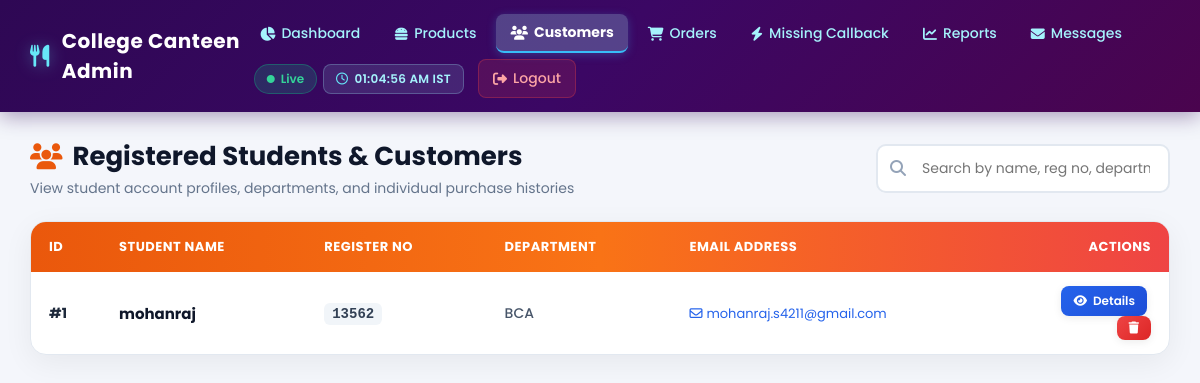
The page /admin/customers.php (signed in) on the database its author committed.
### tables this page shows
CREATE TABLE `users` (
  `id` int(11) NOT NULL AUTO_INCREMENT,
  `name` varchar(150) NOT NULL,
  `regno` varchar(100) NOT NULL,
  `department` varchar(100) NOT NULL,
  `email` varchar(150) NOT NULL,
  `password` varchar(255) NOT NULL,
  `created_at` timestamp NOT NULL DEFAULT current_timestamp(),
  PRIMARY KEY (`id`),
  UNIQUE KEY `regno` (`regno`),
  UNIQUE KEY `email` (`email`)
);

### admin/customers.php (the view, shortened to what this page needs)
<?php
include("../php/db.php");
$search = "";
if (isset($_GET['search']) && trim($_GET['search']) != "") {
    $search = mysqli_real_escape_string($conn, trim($_GET['search']));
    $query = mysqli_query($conn, "
        SELECT * FROM users
        WHERE name LIKE '%$search%'
           OR regno LIKE '%$search%'
           OR department LIKE '%$search%'
           OR email LIKE '%$search%'
        ORDER BY id DESC
    ");
} else {
    $query = mysqli_query($conn, "SELECT * FROM users ORDER BY id DESC");
}
?>
<!DOCTYPE html>
<html lang="en">
<head>
    <link rel="stylesheet" href="https://cdnjs.cloudflare.com/ajax/libs/font-awesome/6.7.1/css/all.min.css">
    <link rel="stylesheet" href="css/admin_material.css">
</head>
<body>
<?php include("header_nav.php"); ?>
<main class="admin-container">
    <div class="admin-header-row">
        <div>
            <h1 class="admin-page-title">
                <i class="fa-solid fa-users"></i> Registered Students & Customers
            </h1>
            <p class="admin-subtitle">View student account profiles, departments, and individual purchase histories</p>
        </div>
        <form method="GET" class="search-container">
            <i class="fa-solid fa-magnifying-glass" style="color:#94a3b8;"></i>
            <input
                type="text"
                name="search"
                placeholder="Search by name, reg no, department..."
                value="<?php echo htmlspecialchars($search); ?>"
            >
        </form>
    </div>
    <div class="table-card">
        <div class="table-responsive">
            <table class="material-table">
                <thead>
                    <tr>
                        <th style="width:70px;">ID</th>
                        <th>Student Name</th>
                        <th>Register No</th>
                        <th>Department</th>
                        <th>Email Address</th>
                        <th style="text-align:right; width:160px;">Actions</th>
                    </tr>
                </thead>
                <tbody>
                    <?php if (mysqli_num_rows($query) > 0): ?>
                        <?php while ($row = mysqli_fetch_assoc($query)): ?>
                        <tr>
                            <td><strong>#<?php echo $row['id']; ?></strong></td>
                            <td>
                                <div style="font-weight:700; color:#0f172a; font-size:15px;"><?php echo htmlspecialchars($row['name']); ?></div>
                            </td>
                            <td>
                                <span style="font-family:monospace; font-weight:600; background:#f1f5f9; padding:3px 8px; border-radius:6px; color:#334155;">
                                    <?php echo htmlspecialchars($row['regno'] ?: 'N/A'); ?>
                                </span>
                            </td>
                            <td>
                                <span style="color:#475569; font-weight:500;">
                                    <?php echo htmlspecialchars($row['department'] ?: 'General'); ?>
                                </span>
                            </td>
                            <td>
                                <span style="color:#2563eb; font-size:13px;">
                                    <i class="fa-regular fa-envelope" style="margin-right:4px;"></i><?php echo htmlspecialchars($row['email']); ?>
                                </span>
                            </td>
                            <td style="text-align:right;">
                                <a href="customer_details.php?id=<?php echo $row['id']; ?>" class="btn-material btn-primary" style="padding:6px 12px; font-size:12px; margin-right:4px;">
                                    <i class="fa-solid fa-eye"></i> Details
                                </a>
                                <a href="customers.php?delete=<?php echo $row['id']; ?>" class="btn-material btn-danger" style="padding:6px 12px; font-size:12px;" onclick="return confirm('Delete this customer and all associated orders?');">
                                    <i class="fa-solid fa-trash"></i>
                                </a>
                            </td>
                        </tr>
                        <?php endwhile; ?>
                    <?php endif; ?>
                </tbody>
            </table>
        </div>
    </div>
</main>
</body>
</html>

### admin/css/admin_material.css (style rules this page uses)
:root { --top-nav-bg: linear-gradient(135deg, #2e0854 0%, #3b0764 50%, #4a044e 100%); --top-nav-color: #a5f3fc; --top-nav-hover: #ffffff; --top-nav-active-bg: rgba(165, 243, 252, 0.18); --dark-bar-bg: #0f172a; --dark-bar-text: #94a3b8; --dark-bar-hover: #38bdf8; --card-products: linear-gradient(135deg, #ff5722 0%, #f4511e 60%, #e64a19 100%); --card-customers: linear-gradient(135deg, #0284c7 0%, #06b6d4 60%, #0891b2 100%); --card-orders: linear-gradient(135deg, #10b981 0%, #059669 60%, #047857 100%); --card-sales: linear-gradient(135deg, #f59e0b 0%, #d97706 60%, #b45309 100%); --card-today-orders: linear-gradient(135deg, #8b5cf6 0%, #7c3aed 60%, #6d28d9 100%); --card-today-sales: linear-gradient(135deg, #a855f7 0%, #9333ea 60%, #7e22ce 100%); --table-header-bg: linear-gradient(90deg, #ea580c 0%, #f97316 50%, #ef4444 100%); --badge-completed-bg: #dcfce7; --badge-completed-text: #15803d; --badge-completed-border: #86efac; --badge-pending-bg: #fef9c3; --badge-pending-text: #854d0e; --badge-pending-border: #fde047; --badge-cancelled-bg: #fee2e2; --badge-cancelled-text: #b91c1c; --badge-cancelled-border: #fca5a5; --body-bg: #f4f6fb; --surface-bg: #ffffff; --text-main: #1e293b; --text-muted: #64748b; }
* { margin: 0; padding: 0; box-sizing: border-box; font-family: 'Poppins', -apple-system, BlinkMacSystemFont, "Segoe UI", Roboto, sans-serif; }
body { background-color: var(--body-bg); color: var(--text-main); min-height: 100vh; display: flex; flex-direction: column; }
.admin-container { width: 95%; max-width: 1440px; margin: 25px auto 40px; flex: 1; }
.admin-header-row { display: flex; justify-content: space-between; align-items: center; flex-wrap: wrap; gap: 15px; margin-bottom: 22px; }
.admin-page-title { font-size: 26px; font-weight: 700; color: #0f172a; display: flex; align-items: center; gap: 10px; }
.admin-page-title i { color: #ea580c; }
.admin-subtitle { color: var(--text-muted); font-size: 14px; margin-top: 2px; }
.table-card { background: var(--surface-bg); border-radius: 16px; box-shadow: 0 8px 30px rgba(0, 0, 0, 0.06); border: 1px solid #e2e8f0; overflow: hidden; margin-bottom: 30px; }
.table-responsive { width: 100%; overflow-x: auto; }
.material-table { width: 100%; border-collapse: collapse; text-align: left; }
.material-table thead tr, .material-table tr:first-child:not(tbody tr) { background: var(--table-header-bg); color: #ffffff; }
.material-table th { background: transparent; color: #ffffff !important; padding: 15px 18px; font-size: 13px; font-weight: 700; text-transform: uppercase; letter-spacing: 0.5px; border: none; white-space: nowrap; }
.material-table td { padding: 14px 18px; font-size: 14px; color: var(--text-main); border-bottom: 1px solid #f1f5f9; vertical-align: middle; }
.material-table tbody tr { transition: background 0.18s ease; }
.material-table tbody tr:last-child td { border-bottom: none; }
.btn-material { display: inline-flex; align-items: center; gap: 6px; padding: 9px 18px; border-radius: 8px; font-size: 13px; font-weight: 600; text-decoration: none; border: none; cursor: pointer; transition: all 0.22s ease; box-shadow: 0 2px 8px rgba(0, 0, 0, 0.08); }
.btn-primary { background: linear-gradient(135deg, #2563eb, #1d4ed8); color: #ffffff; }
.btn-danger { background: linear-gradient(135deg, #ef4444, #dc2626); color: #ffffff; }
.search-container { display: flex; align-items: center; gap: 10px; background: #ffffff; border: 2px solid #e2e8f0; border-radius: 10px; padding: 4px 12px; transition: border-color 0.2s; }
.search-container input { border: none; outline: none; padding: 8px 6px; font-size: 14px; width: 240px; }

### rows shown on the page
users: id "1", name "mohanraj", regno "13562", department "BCA", email "mohanraj.s4211@gmail.com"
